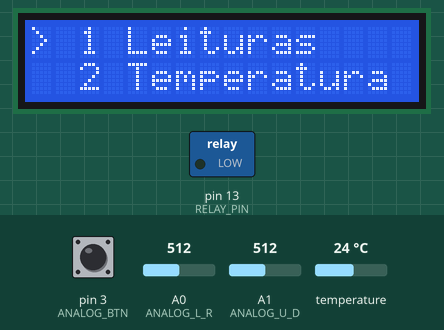
This program was run on a simulated Arduino Uno, built with avr-gcc and run on an emulated ATmega328P. Parts: 16×2 character LCD, switched loads named in the program (green lamp = pin HIGH). The inputs (shaded band) are chosen by the test bench; at power-on: A1 (ANALOG_U_D) = 512, pin 3 (ANALOG_BTN) HIGH, A0 (ANALOG_L_R) = 512, temperature 24 °C. What the program prints to the serial monitor is not drawn.

Above: at 1.3 s.
1.4 s: A1 (ANALOG_U_D) set to 641
4.4 s: A1 (ANALOG_U_D) set to 663
At 5.6 s:
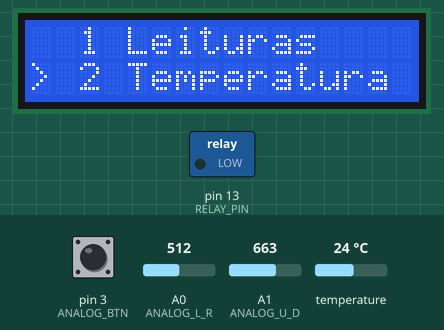
5.9 s: pin 3 (ANALOG_BTN) pulled LOW for 0.15 s
At 8.5 s:
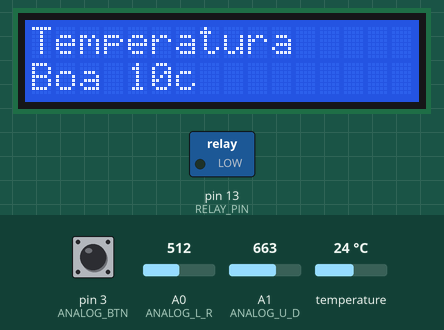
8.8 s: pin 3 (ANALOG_BTN) pulled LOW for 1 s
At 11.1 s:
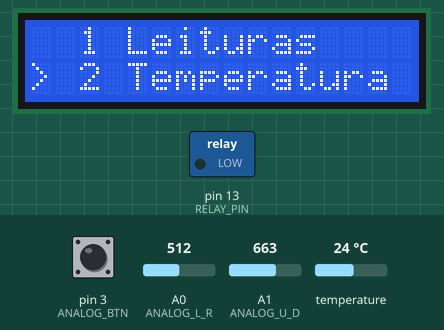
11.4 s: A1 (ANALOG_U_D) set to 363
12.9 s: A1 (ANALOG_U_D) set to 335
At 14.4 s:
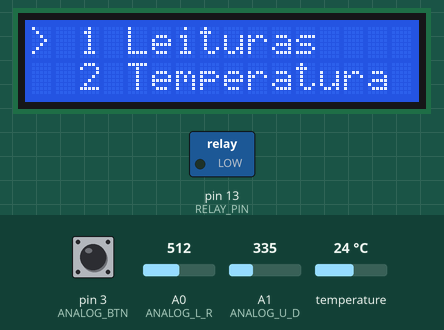
Timing chart, 0 to 15.4 s (numbered marks = the images above; inputs shaded):
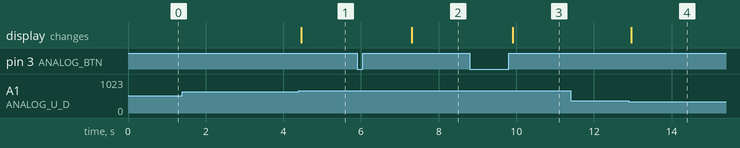

The program:

main.cpp
```cpp
#include <Arduino.h>
// Programa: Display LCD 16x2 e modulo I2C
// Autor: Arduino e Cia

#include <Wire.h>
#include <LiquidCrystal_I2C.h>
#include <OneButton.h>
#include <OneWire.h>
#include <DallasTemperature.h>

#include <NewPing.h>

// Inicializa o display no endereco 0x27
LiquidCrystal_I2C lcd(0x27, 16, 2);

// Define pins for joystic
#define ANALOG_L_R A0
#define ANALOG_U_D A1
#define ANALOG_BTN 3

// Control Button on joystick
OneButton button(ANALOG_BTN, true);

// Ultrassonic variables
// Blue
#define SONIC_TRIG 11
#define SONIC_ECHO 12
#define MAX_DISTANCE 200

NewPing sonar(SONIC_TRIG, SONIC_ECHO, MAX_DISTANCE);

long duration, cm, inches;

// Relay variables
// Purple
#define RELAY_PIN 13
bool relayState = false;
// Temeperature Sensor variables
// Red
#define TEMPERATURE_PIN 2

// PH Sensor variables
// Green
float valor_calibracao = 21.34;
int contagem = 0;      // Variável de contagem
float soma_tensao = 0; // Variável para soma de tensão
float media = 0;       // Variável que calcula a media
float entrada_A0;      // Variável de leitura do pino A0
float tensao;          // Variável para
unsigned long tempo;   // Float tempo

#define PH_PIN A3

OneWire oneWire(TEMPERATURE_PIN);

DallasTemperature sensors(&oneWire);

DeviceAddress insideThermometer;

// Menu variables
String lastDir = "";
String lastBtn = "";

int menuPos = 1;
int menuPage = 1;
int itemsPerPage = 2;

int subMenuPos;
boolean subMenuActive = false;

unsigned long millisTarefa1 = millis();

// 2 linhas 16 char

String menus[] = {"Leituras", "Temperatura", "Rele", "Nivel", "Ph", "Aj Wi-fi", "Ver IP"};

// Pré declared Functions to initialize before arduino boot
String getMenuItem(int pos, String text, bool Selected);
String checkAnalogDir();
String checkBtn();
void checkBtnPress();
void checkPos();
void controlPage(int pos);
void controlPos(String dir);
void menu(int pos, int menuPage);
void actions(int menuPos);
void printLine(int line, String text);
void btnClick();
void btnDoubleClick();
void btnLongPress();
void getDistance(String unitMode);
float getPH();
void calibratePH();
float getDistance();
void toggleRelay(String state);
float getTemperature();
String getRelayState();

String getMenuItem(int pos, String text, bool Selected)
{
  if (Selected)
  {
    return "> " + String(pos) + " " + text;
  }
  else
  {
    return "  " + String(pos) + " " + text;
  }
}

String checkAnalogDir()
{
  if (analogRead(ANALOG_L_R) < 350)
  {
    return "R";
  }
  else if (analogRead(ANALOG_L_R) > 650)
  {
    return "L";
  }
  else if (analogRead(ANALOG_U_D) < 350)
  {
    return "U";
  }
  else if (analogRead(ANALOG_U_D) > 650)
  {
    return "D";
  }
  else
  {
    return "";
  }
}

String checkBtn()
{
  if (digitalRead(ANALOG_BTN))
  {
    return "B";
  }
  else
  {
    return "";
  }
}

void checkBtnPress()
{
  if (lastBtn != checkBtn())
  {
    if (checkBtn() != "")
    {
      actions(menuPos);
    }
    lastBtn = checkBtn();
  }
}

void checkPos()
{
  if (lastDir != checkAnalogDir())
  {
    if (checkAnalogDir() != "")
    {
      if (subMenuActive)
      {
        actions(menuPos);
      }
      else
      {
        controlPos(checkAnalogDir());
        controlPage(menuPos);
        menu(menuPos, menuPage);
      }
    }
    lastDir = checkAnalogDir();
  }
}

void controlPage(int pos)
{

  if (pos > menuPage * itemsPerPage)
  {
    menuPage += 1;
  }
  else if (pos + 1 < menuPage * itemsPerPage)
  {
    menuPage -= 1;
  }
}

void controlPos(String dir)
{
  if (dir.equals("U") && menuPos > 1)
  {
    menuPos -= 1;
  }
  else if (dir.equals("D") && menuPos < (sizeof(menus) / sizeof(menus[0])))
  {
    menuPos += 1;
  }
}

void printLine(int line, String text)
{
  if (line == 1)
  {
    lcd.setCursor(0, 0);
    lcd.print("                ");
    lcd.setCursor(0, 0);
    lcd.print(text);
  }
  else if (line == 2)
  {
    lcd.setCursor(0, 1);
    lcd.print("                ");
    lcd.setCursor(0, 1);
    lcd.print(text);
  }
}

void menu(int pos, int menuPage)
{
  if (pos == (menuPage * itemsPerPage - 1))
  {
    Serial.println(getMenuItem((menuPage * itemsPerPage - 1), menus[(menuPage * itemsPerPage - 1) - 1], true));
    printLine(1, getMenuItem((menuPage * itemsPerPage - 1), menus[(menuPage * itemsPerPage - 1) - 1], true));
  }
  else
  {
    Serial.println(getMenuItem((menuPage * itemsPerPage - 1), menus[(menuPage * itemsPerPage - 1) - 1], false));
    printLine(1, getMenuItem((menuPage * itemsPerPage - 1), menus[(menuPage * itemsPerPage - 1) - 1], false));
  }

  if (pos == (menuPage * itemsPerPage))
  {
    Serial.println(getMenuItem((menuPage * itemsPerPage), menus[(menuPage * itemsPerPage) - 1], true));
    printLine(2, getMenuItem((menuPage * itemsPerPage), menus[(menuPage * itemsPerPage) - 1], true));
  }
  else
  {
    Serial.println(getMenuItem((menuPage * itemsPerPage), menus[(menuPage * itemsPerPage) - 1], false));
    printLine(2, getMenuItem((menuPage * itemsPerPage), menus[(menuPage * itemsPerPage) - 1], false));
  }
}

void actions(int menuPos)
{
  switch (menuPos)
  {
  case 1:
    Serial.println("T =  10c  Ph = 7,3");
    Serial.println("N = 20cm   M = off");
    printLine(1, "T=" + (String)ceil(getTemperature()) + "  Ph=" + (String)ceil(getPH()));
    printLine(2, "N=" + (String)ceil(getDistance()) + "   M=" + getRelayState());

    break;
  case 2:
    Serial.println("Temperatura");
    Serial.println("Boa " + (String)getTemperature() + "c");
    printLine(1, "Temperatura");
    printLine(2, "Boa 10c");
    break;
  case 3:
    Serial.println("Estado do motor");
    Serial.println("> OFF | ON");
    printLine(1, "Estado do motor");
    if (relayState)
    {
      printLine(2, " OFF | > ON");
      Serial.println(" OFF | > ON");
    }
    else
    {
      printLine(2, "> OFF |  ON");
      Serial.println("> OFF | ON");
    }

    break;
  case 4:
    printLine(1, "Nivel Da Agua");
    printLine(2, "" + (String)getDistance() + " cm");
    Serial.println(cm);
    break;
  case 5:
    printLine(1, "PH da Agua");
    printLine(2, " " + (String)getPH() + " ");
    break;
  case 6:
    Serial.println("Aj Wi-Fi");
    Serial.println("> Limpar config");
    printLine(1, "Aj Wi-Fi");
    printLine(2, "> Limpar config");
    break;
  case 7:
    Serial.println("IP");
    Serial.println("192.168.0.32");
    printLine(1, "IP");
    printLine(2, "192.168.0.32");
    break;

  default:
    Serial.println("Erro !");
    printLine(1, "Erro !");
    break;
  }
}

void btnClick()
{
  actions(menuPos);
  subMenuActive = true;
}

void btnDoubleClick()
{
  Serial.println(menuPos);
  if (menuPos == 3)
  {
    if (relayState == false)
    {
      toggleRelay("ON");
    }
    else
    {
      toggleRelay("OFF");
    }
  }
}

void btnLongPress()
{
  menu(menuPos, menuPage);
  subMenuActive = false;
}

void getDistance(String unitMode)
{
}

float getTemperature()
{
  sensors.requestTemperatures();
  float tempC = sensors.getTempCByIndex(0);
  return tempC;
}

float getDistance()
{
  unsigned int distance = sonar.ping_cm();
  if (distance != 0)
  {
    // Serial.print(distance);
    // Serial.println("cm");
    return distance;
  }
}

void toggleRelay(String state)
{
  if (state == "ON")
  {
    digitalWrite(RELAY_PIN, HIGH);
    relayState = true;
  }
  else
  {
    digitalWrite(RELAY_PIN, LOW);
    relayState = false;
  }
}

String getRelayState()
{
  if (relayState == false)
  {
    return "OFF";
  }
  else
  {
    return "ON";
  }
}

void calibratePH()
{
  entrada_A0 = analogRead(PH_PIN);
  tensao = (entrada_A0 * 5.0) / 1024.0;
  Serial.println(tensao);
  delay(500);
}

float getPH()
{
  soma_tensao = 0; // Inicia soma_tensão em 0
  contagem = 0;    // Inicia a contagem em 0

  while (contagem < 10)
  {                                       // Executa enquanto contagem menor que 10
    tempo = millis();                     // Define o tempo em microssegundos
    entrada_A0 = analogRead(PH_PIN);      // Lê a entrada analógica
    tensao = (entrada_A0 * 5.0) / 1024.0; // Converte em tensão, o valor lido
    soma_tensao = (soma_tensao + tensao); // Soma a tensão anterior com a atual
    contagem++;                           // Soma 1 à variável de contagem
    // delay(5);                           // Aguarda para próxima leitura
  }

  media = soma_tensao / 10; // Calcula a média das leituras

  float valor_pH = -3.70 * media + valor_calibracao; // Calcula valor de pH
  // Serial.println(ceil(valor_pH));
  // delay(1000);
  return valor_pH;
}

void setup()
{
  Serial.begin(9600);
  Serial.println("START");
  pinMode(ANALOG_BTN, INPUT_PULLUP);
  lcd.init();

  menu(menuPos, menuPage);
  lcd.setBacklight(HIGH);

  // Setup for Ultrassonic sensor pins
  pinMode(SONIC_TRIG, OUTPUT);
  pinMode(SONIC_ECHO, INPUT);

  // Setup for Relay pins
  pinMode(RELAY_PIN, OUTPUT);

  // Setup for button functions
  button.attachClick(btnClick);
  button.attachDoubleClick(btnDoubleClick);
  button.attachLongPressStart(btnLongPress);
  sensors.begin();
}

void updateDisplay()
{
  if ((millis() - millisTarefa1) > 2000)
  {
    if (subMenuActive)
    {
      actions(menuPos);
    }
    else
    {
      menu(menuPos, menuPage);
    }
    millisTarefa1 = millis();
    Serial.println("Att");
  }
}

void loop()
{

  // lcd.setCursor(0, 0);
  // lcd.print("Arduino e Cia !!");
  // lcd.setCursor(0, 1);
  // lcd.print("LCD e modulo I2C");

  // checkBtnPress();

  // checkBtnPress();
  checkPos();
  button.tick();
  updateDisplay();
  // delay(1000);
  // lcd.setBacklight(LOW);
  // delay(1000);

  // button.handle();

  // delay(1000);

  /* code */

  // delay(1000);

  // delay(1000);
  // digitalWrite(RELAY_PIN, LOW);

  // Serial.println(getTemperature());

  // getPH();
  // calibratePH();
}
```

Measured:
- the behaviour switches between 650 and 651 on A1 (ANALOG_U_D) (found by bisection; images 0 and 1)
- the behaviour switches between 350 and 349 on A1 (ANALOG_U_D) (found by bisection; images 3 and 4)
- after the input at 1.4 s, every drawn part: stays the same
- after the input at 4.4 s, the display: changes after 0.06 s (image 1)
- after the input at 5.9 s, the display: changes after 1.4 s (image 2)
- after the input at 8.8 s, the display: changes after 1.1 s (image 3)
- after the input at 11.4 s, every drawn part: stays the same
- after the input at 12.9 s, the display: changes after 0.06 s (image 4)
